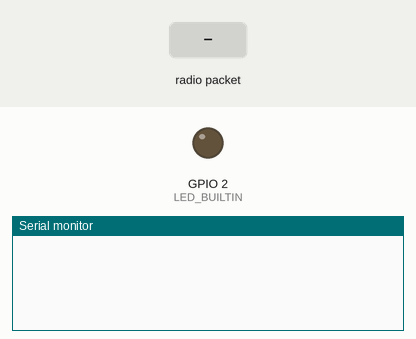
Recording of a program running on a simulated ESP32. Parts: output pins drawn as LEDs (lit = HIGH), the last lines printed to the serial monitor. The inputs (shaded band) are chosen by the test bench.

Above: at 1.2 s.
1.3 s: radio packet "O" arrives
At 2.2 s:
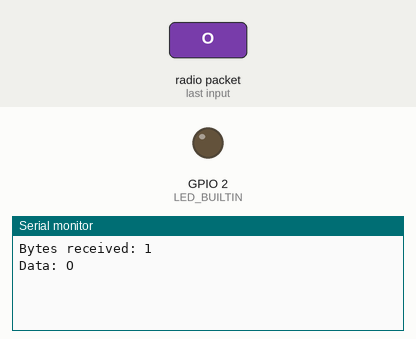
2.8 s: radio packet "N" arrives
At 3.3 s:
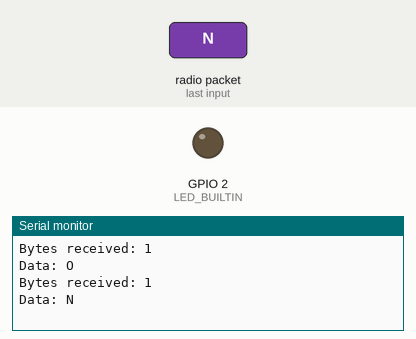
4.3 s: radio packet "F" arrives
At 5.6 s:
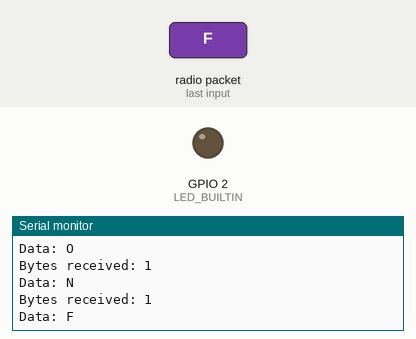

The program:

main.cpp
```cpp
// (licence header left out)
#include <esp_now.h>
#include <WiFi.h>

// Structure example to receive data
// Must match the sender structure
char message[255];

// callback function that will be executed when data is received
void OnDataRecv(const uint8_t *mac, const uint8_t *incomingData, int len)
{
  memcpy(&message, incomingData, sizeof(message));
  Serial.print("Bytes received: ");
  Serial.println(len);
  Serial.print("Data: ");
  Serial.println(message);
  if (message[1] == 'O' && message[2] == 'N')
  {
    digitalWrite(BUILTIN_LED, HIGH);
  }
  else if (message[1] == 'O' && message[2] == 'F' && message[3] == 'F')
  {
    digitalWrite(BUILTIN_LED, LOW);
  }
}

void setup()
{
  pinMode(LED_BUILTIN, OUTPUT);
  // Initialize Serial Monitor
  Serial.begin(115200);

  // Set device as a Wi-Fi Station
  WiFi.mode(WIFI_STA);

  // Init ESP-NOW
  if (esp_now_init() != ESP_OK)
  {
    Serial.println("Error initializing ESP-NOW");
    return;
  }

  // Once ESPNow is successfully Init, we will register for recv CB to
  // get recv packer info
  esp_now_register_recv_cb(esp_now_recv_cb_t(OnDataRecv));
}

void loop()
{
}
```

Measured:
- after the input at 1.3 s, the serial monitor: prints a new line after 0.05 s (image 1)
- after the input at 2.8 s, the serial monitor: prints a new line after 0.05 s (image 2)
- after the input at 4.3 s, the serial monitor: prints a new line after 0.05 s (image 3)
